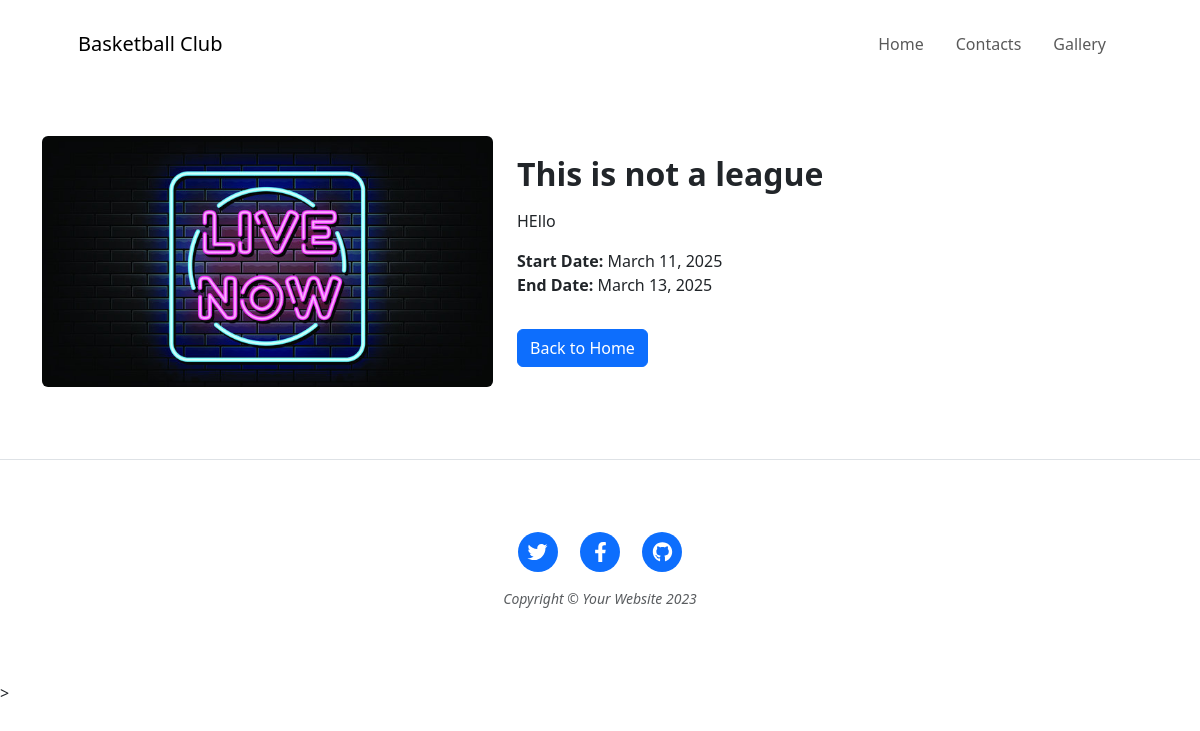
/add/event/1, run on an earlier commit of the app's database.
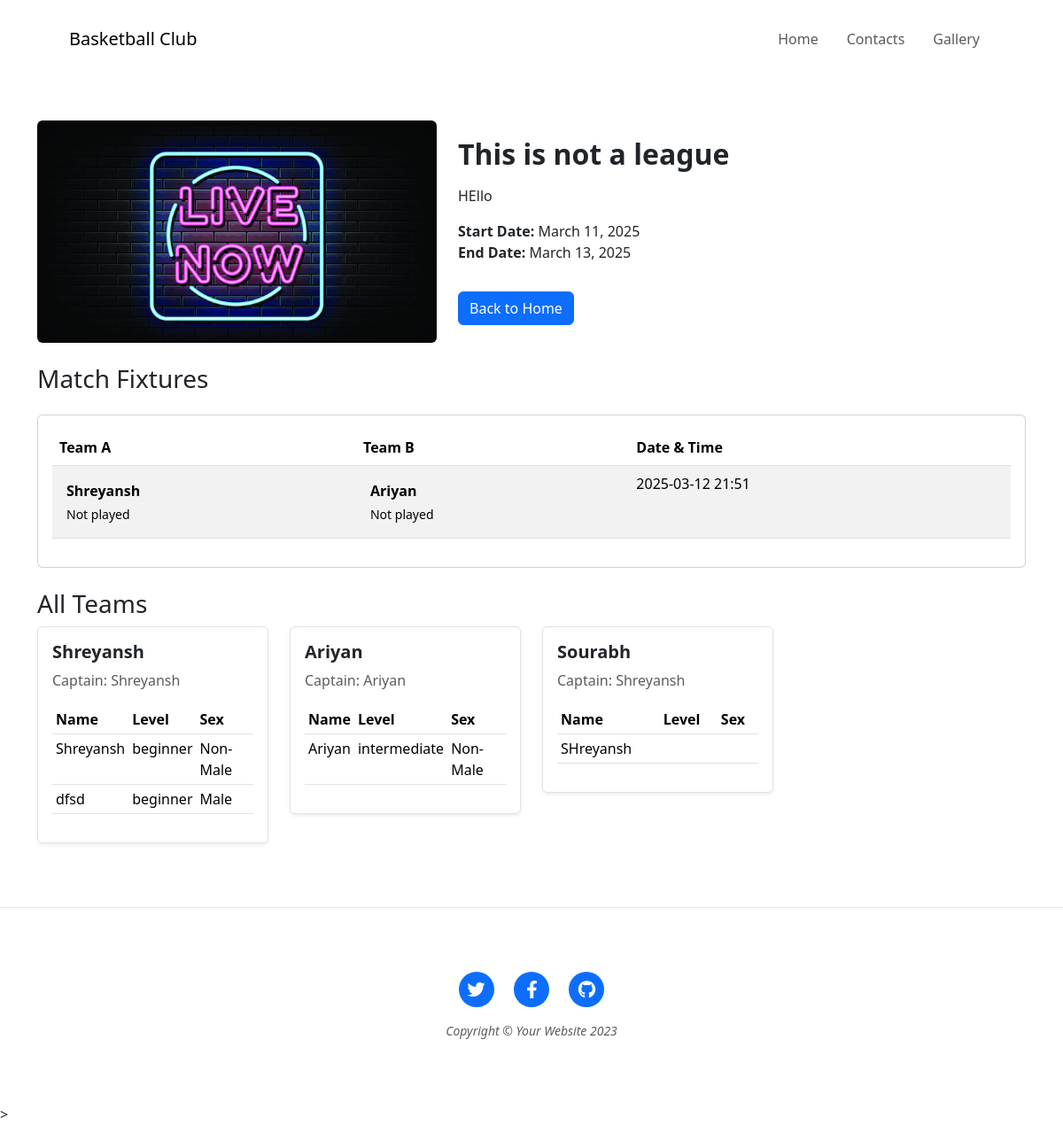
And on a later commit of the database.
### website/models.py (models this page shows)
class Match(db.Model):
    id = db.Column(db.Integer, primary_key=True)
    team_a_id = db.Column(db.Integer, db.ForeignKey('team.id'), nullable=False)
    team_b_id = db.Column(db.Integer, db.ForeignKey('team.id'), nullable=False)
    date_time = db.Column(db.DateTime, default=func.now())
    team_a_score = db.Column(db.Integer)
    team_b_score = db.Column(db.Integer)
    admin_id = db.Column(db.Integer, db.ForeignKey('admin.id'), nullable=False)
    event_id = db.Column(db.Integer, db.ForeignKey('event.id'), nullable=False)

class Team(db.Model):
    id = db.Column(db.Integer, primary_key=True)
    team_name = db.Column(db.String(100), nullable=False)
    captain_name = db.Column(db.String(100), nullable=False)
    event_id = db.Column(db.Integer, db.ForeignKey('event.id'), nullable=False)
    members = db.relationship('TeamMembers', backref='team', lazy=True, cascade='all, delete')
    matches_as_team_a = db.relationship('Match', foreign_keys='Match.team_a_id', backref='team_a', lazy=True)
    matches_as_team_b = db.relationship('Match', foreign_keys='Match.team_b_id', backref='team_b', lazy=True)
    admin_id = db.Column(db.Integer, db.ForeignKey('admin.id'), nullable=False)

class TeamMembers(db.Model):
    id = db.Column(db.Integer, primary_key=True)
    name = db.Column(db.String(100))
    gender = db.Column(db.String(100))
    level = db.Column(db.String(20))
    team_id = db.Column(db.Integer, db.ForeignKey('team.id'), nullable=False)

### website/add_event.py (the view)
@add_event.route('/event/<int:event_id>', methods=['GET'], endpoint='event_page')
def event_page(event_id):
    event = Event.query.get_or_404(event_id)
    if event.end_date and event.end_date <= datetime.now().date():
        abort(404)
    gallery_images = GalleryImage.query.join(GalleryAlbum).filter(GalleryAlbum.event_id == event.id).all()
    teams = Team.query.filter_by(event_id=event_id).all()
    team_data = {
        t.team_name: {
            "team_id": t.id,  # Add team_id here
            "captain": t.captain_name,
            "members": [(m.name, m.level, m.gender) for m in t.members]
        } for t in teams
    }
    return render_template('event_page.html', event=event, gallery_images=gallery_images, team=team_data)

### website/templates/event_page.html (shortened to what the changed rows need)
{% include 'header.html' %}
<main class="py-5">
  <div class="container">
    <div class="row align-items-center g-4">
      <div class="col-md-7">
        <h2 class="fw-bold">{{ event.title }}</h2>
      </div>
    </div>
    <br>
    {% if event.is_league %}
    <div class="d-flex justify-content-between align-items-center mb-3">
        <h3>Match Fixtures</h3>
    </div>
    <div class="card">
        <div class="card-body">
            <div class="table-responsive">
                <table class="table table-striped">
                    <thead>
                        <tr>
                            <th>Team A</th>
                            <th>Team B</th>
                            <th>Date & Time</th>
                        </tr>
                    </thead>
                    <tbody>
                        {% for match in event.matches %}
                        <tr>
                            <td>
                                <div class=" p-2 rounded">
                                    <div class="fw-bold">{{ match.team_a.team_name }}</div>
                                    <div class="small mt-1">
                                        <span class="score-display-a-{{ match.id }}">
                                            {% if match.team_a_score is not none %}
                                                Score: {{ match.team_a_score }}
                                            {% else %}
                                                Not played
                                            {% endif %}
                                        </span>
                                    </div>
                                </div>
                            </td>
                            <td>
                                <div class=" p-2 rounded">
                                    <div class="fw-bold">{{ match.team_b.team_name }}</div>
                                    <div class="small mt-1">
                                        <span class="score-display-b-{{ match.id }}">
                                            {% if match.team_b_score is not none %}
                                                Score: {{ match.team_b_score }}
                                            {% else %}
                                                Not played
                                            {% endif %}
                                        </span>
                                    </div>
                                </div>
                            </td>
                            <td>
                                {{ match.date_time.strftime('%Y-%m-%d %H:%M') }}
                            </td>
                        </tr>
                        {% endfor %}
                    </tbody>
                </table>
            </div>
        </div>
    </div>
    <br>
    <div class="teams">
      <h3>All Teams</h3>
      <div class="row">
          {% for team_name, team_info in team.items() %}
              <div class="col-lg-3 col-md-4 col-sm-6 mb-4">
                  <div class="border p-3 rounded shadow-sm">
                      <h5 class="fw-bold mb-2">{{ team_name }}</h5>
                      <p class="text-muted mb-3">Captain: {{ team_info.captain }}</p>
                      <div class="">
                          <table class="table table-sm">
                              <thead>
                                  <tr>
                                      <th>Name</th>
                                      <th>Level</th>
                                      <th>Sex</th>
                                  </tr>
                              </thead>
                              <tbody>
                                  {% for player in team_info.members %}
                                  <tr>
                                      <td>{{ player[0] }}</td>
                                      <td>{{ player[1] }}</td>
                                      <td>{{ player[2] }}</td>
                                  </tr>
                                  {% endfor %}
                              </tbody>
                          </table>
                      </div>
                  </div>
              </div>
          {% endfor %}
      </div>
  </div>
  {% endif %}
  </div>
</main>

What changed in the data, as far as the page shows it:
changed Event "This is not a league": is_league False → True (drawn)
added Match: team_a.team_name "Shreyansh", shows "Not played", team_b.team_name "Ariyan", date_time "2025-03-12 21:51"
added Team: team_name "Shreyansh", captain "Shreyansh"
added TeamMembers: name "Shreyansh", level "beginner", gender "Non-Male"
added TeamMembers: name "dfsd", level "beginner", gender "Male", shown under "Shreyansh"
added Team: team_name "Ariyan", captain "Ariyan"
added TeamMembers: name "Ariyan", level "intermediate", gender "Non-Male"
added Team: team_name "Sourabh", captain "Shreyansh"
added TeamMembers: name "SHreyansh", shown under "Sourabh"
Also different on the page:
text now shown: "Match Fixtures Team A Team B Date & Time All Teams"
